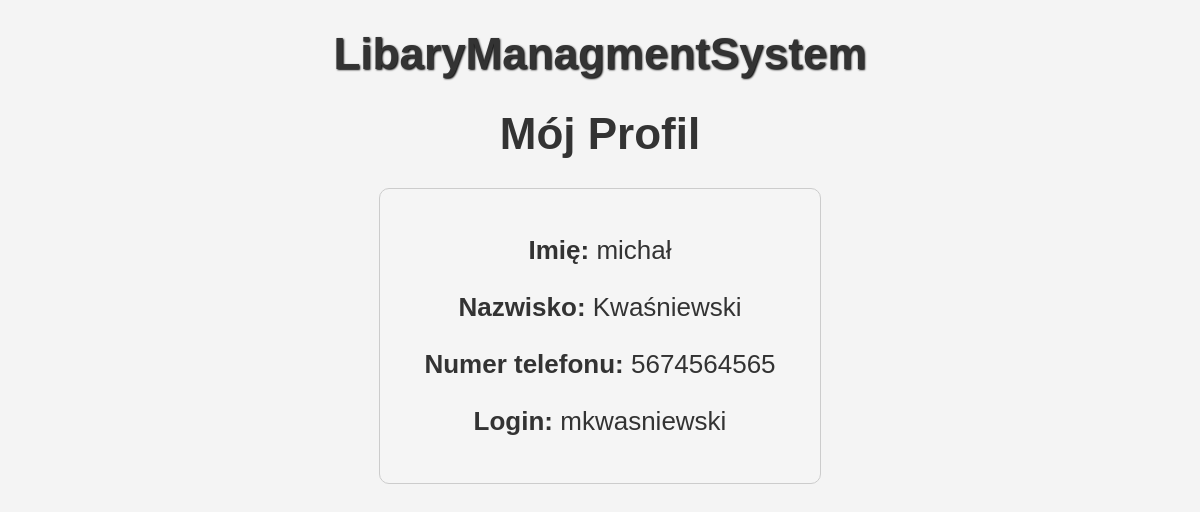
Page /my_profile.php (signed in) on the committed database.
### tables this page shows
CREATE TABLE `uzytkownicy` (
  `UzytkownikID` int(11) NOT NULL,
  `Imie` varchar(255) NOT NULL,
  `Nazwisko` varchar(255) NOT NULL,
  `Numer_telefonu` varchar(15) DEFAULT NULL,
  `Login` varchar(50) NOT NULL,
  `Haslo` varchar(255) NOT NULL,
  `Rola` enum('Admin','Uzytkownik') NOT NULL
);

### my_profile.php (the view, shortened to what this page needs)
<!DOCTYPE html>
<html lang="pl">
<head>
    <link rel="stylesheet" href="style.css">
</head>
<body>
    <a href="user.php" class="link-title"><h1>LibaryManagmentSystem</h1></a>
    <h1>Mój Profil</h1>
    <div class="profile-container">
        <?php
        include 'config.php';
        $uzytkownikID = $_SESSION['UzytkownikID'];
        $sql = "SELECT Imie, Nazwisko, Numer_telefonu, Login FROM Uzytkownicy WHERE UzytkownikID = ?";
        $stmt = mysqli_prepare($conn, $sql);
        if ($stmt) {
            mysqli_stmt_bind_param($stmt, 'i', $uzytkownikID);
            mysqli_stmt_execute($stmt);
            $result = mysqli_stmt_get_result($stmt);
            if (mysqli_num_rows($result) > 0) {
                $user = mysqli_fetch_assoc($result);
                echo "<p><strong>Imię:</strong> " . htmlspecialchars($user['Imie']) . "</p>";
                echo "<p><strong>Nazwisko:</strong> " . htmlspecialchars($user['Nazwisko']) . "</p>";
                echo "<p><strong>Numer telefonu:</strong> " . htmlspecialchars($user['Numer_telefonu']) . "</p>";
                echo "<p><strong>Login:</strong> " . htmlspecialchars($user['Login']) . "</p>";
            } else {
                echo "<p>Brak danych o profilu.</p>";
            }
        } else {
            echo "Błąd przygotowania zapytania: " . mysqli_error($conn);
        }
        ?>
    </div>
</body>
</html>

### style.css (style rules this page uses)
body { font-family: Arial, sans-serif; margin: 0; padding: 0; background-color: #f4f4f4; color: #333; }
h1 { text-align: center; font-size: 44px; }
.link-title { text-decoration: none; font-size: 24px; color: #333; font-weight: bold; text-shadow: 1px 1px 2px #000; }
.profile-container { text-align: center; padding: 20px; max-width: 400px; margin: 0 auto; border: 1px solid #ccc; border-radius: 10px; background-color: #f5f5f5; font-size: 26px; }

### my_profile.php (style rules this page uses)
.profile-container { text-align: center; padding: 20px; max-width: 400px; margin: 0 auto; border: 1px solid #ccc; border-radius: 10px; background-color: #f5f5f5; }

### rows in the picture
uzytkownicy: Imie "michał", Nazwisko "Kwaśniewski", Numer_telefonu "5674564565", Login "mkwasniewski"
